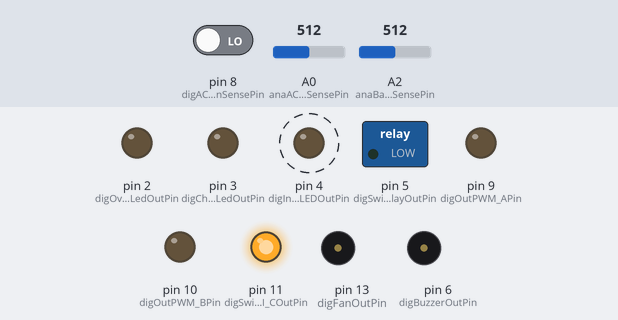
Recording of a sketch running on a simulated Arduino Uno, built with avr-gcc and run on an emulated ATmega328P. Parts: switched loads named in the sketch (green lamp = pin HIGH), output pins drawn as LEDs (lit = HIGH), buzzer (waves = sounding, pin HIGH). Dashed ring = blinking. The inputs (shaded band) are chosen by the test bench; at power-on: A2 (anaBatteryVSensePin) = 512, pin 8 (digACMainSensePin) LOW, A0 (anaAC_FBSensePin) = 512.

Above: at 0.51 s.
Timing chart, 0 to 0.6 s (numbered marks = the images above; inputs shaded):
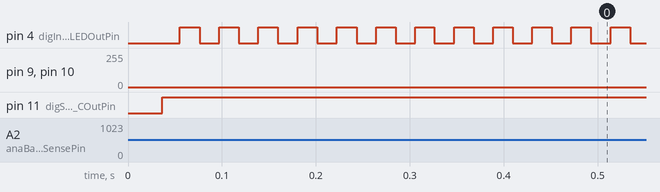

The sketch:

UPS_1.ino
```cpp
 //  SABLOUNG Company
 //  UPS Program
 //  StartDate   : 6 /6/2017
 //  Last Update : 10/6/2017

#include <avr/io.h>
#include <avr/interrupt.h>

volatile enum UPS_Mode {Charging, Inverting, SystemError} UPS_State;

#define SinDiv (200)// Sub divisions of sisusoidal wave.
static int microMHz = 16; // Micro clock frequency
static int freq     = 50; // Sinusoidal frequency
static long int period;   // Period of PWM in clock cycles. (1+Top) ICR1=Top
static long int hperiod;   // Half Period of PWM in clock cycles.

volatile unsigned int LUH[SinDiv];
volatile unsigned int LUL[SinDiv];


const byte digOverloadLedOutPin  =  2; // digital OverloadLed Out pin 28
const byte digChargerLedOutPin   =  3; // digital ChargerLed Out pin 27
const byte digInverterLEDOutPin  =  4; // digital Inverter loop Out pin 19
const byte digSwitchRelayOutPin  =  5;  // Command switch Mains/Battery Relay pin 13
const byte digBuzzerOutPin       =  6; // digital BuzzerOut pin 12
const byte digACMainSensePin     =  8; // digital AC Main Sense pin 14
const byte digOutPWM_APin        =  9; // digital OutPWM_A pin 15
const byte digOutPWM_BPin        =  10; // digital OutPWM_B pin 16
const byte digSwitchI_COutPin    =  11;  // Command switch Inverter/chargert pin 17
const byte digTempINPin          =  12; // digital  pin 18
const byte digFanOutPin          =  13; // digital  pin 19

const byte anaAC_FBSensePin      = A0; // Analog input pin 23 PC0
const byte anaMainsSensePin      = A1; // Analog input pin 24 PC1
const byte anaBatteryVSensePin   = A2; // Analog input pin 25 PC2
const byte anaBatteryISensePin   = A3; // Analog input pin 26 PC3

// variables
volatile unsigned int StartCycle20ms=0;
volatile unsigned int StartCycle01ms=0;

////// Inverter Variables //////////////////////////////////
float VBatLow  = 10.7;
float VBatVeryLow  = 10.5;

uint16_t   FBV = 0;
float Vo = 0.0;
float Vo_1 = 0.0;
float VBat  = 0.01;
float VBat_1= 0.01;
float ei = 0.0;
float ei_1 = 0.0;
  // References
static float Vref=0.9; // corresponds to 220V rms
static float aoRef = 0.50;
  // Limiter
static float aoH = 0.98;
static float aoL = 0.30;
  // PID Controller
static float K  =0.6;
static float Ti =0.06;     //
static float Twindup=0.06; // rule of thumb  sqrt(Ti*Td)
static float Td = 0.002;   //  Ts*N/Td  in [0.2,0.6]  OR Td=Ti/4
static float N=8;          //8 - 20
static float Pterm = 0.0;
static float Iterm = 0.0;
static float Dterm = 0.0;
static float da = 0.0;
static float daL  = 0.0;
static float Ts = 0.02;


///// Charger Variables /////////////////////////////////
volatile unsigned int ch_Power;
volatile unsigned int DCycle;
float BatV  = 0.01;
float VbatToVreg  = 10;
float  VBatMax =12.8;
float  VBatMin =12.6;

unsigned int DCycleMin=4;
unsigned int DCycleMax=40;
int CtrlCounter;
unsigned int int_temp;
double tt;

float temp;
uint16_t VBt;
int MainsOK;
int StateChanged=0;


void setup()
{
   //Serial.begin(9600);
   double temp;
   period = microMHz*1e6/freq/SinDiv;// Period of PWM in clock cycles    TimerTop=period-1
   hperiod = period /2;

   // Generating the look up table of A leg.
   for(int i = 0; i < SinDiv; i++)
   {
     //temp = aoRef*LUSin[i]+hperiod;
     temp = 0.5*aoRef*(period-2)*sin(i*2*M_PI/SinDiv)+0.5*period;
     LUH[i] = (unsigned int)(temp+0.5);       // Round to integer.
   }

   // Register initilisation, see datasheet for more detail.
   TCCR1A = 0b10100010;
   TCCR1B = 0b00011001;
   TIMSK1 = 0b00000001;
   ICR1   = period-1;     // Period for 16MHz crystal

  // sei();             // Enable global interrupts.

   //DDRB = 0b00000110; // Set PB1 and PB2 as outputs.
   pinMode(digOverloadLedOutPin,OUTPUT);
   pinMode(digChargerLedOutPin,OUTPUT);
   pinMode(digInverterLEDOutPin,OUTPUT);
   pinMode(digSwitchRelayOutPin,OUTPUT);
   pinMode(digBuzzerOutPin     ,OUTPUT);
   pinMode(digACMainSensePin   ,INPUT);

   pinMode(digOutPWM_APin      ,OUTPUT);
   pinMode(digOutPWM_BPin      ,OUTPUT);
   pinMode(digSwitchI_COutPin  ,OUTPUT);
   pinMode(digTempINPin        ,INPUT);
   pinMode(digFanOutPin        ,OUTPUT);


   // Hysteris initilisation    // Charging mode
   CtrlCounter=0;
   int_temp=DCycleMax;
   ch_Power = 1;
   DCycle=round(DCycleMax*period/100);

  // Enter the right mode
  MainsOK=digitalRead(digACMainSensePin);
  if (MainsOK==1) {
     UPS_State=Charging;
  }
  else{
    UPS_State=Charging;
  }

  sei();             // Enable global interrupts.
 }
// --------------------- End setup -----------------


void loop()
{
  // State machine switching updater
  if (StartCycle01ms==0) {
    MainsOK=digitalRead(digACMainSensePin);
    VBt= analogRead(anaBatteryVSensePin);
    BatV =  VBt * (5.0 / 1023.0) * VbatToVreg;
    FBV= analogRead (anaAC_FBSensePin);
    Vo = FBV * (5.0 / 1023.0);
    //delay(1);

    StateChanged=0;
    switch (UPS_State) {
      case Inverting:
         if (MainsOK==1) {
            UPS_State=Charging;
            StateChanged=1;
            digitalWrite(digSwitchRelayOutPin,HIGH);
            digitalWrite(digSwitchI_COutPin,LOW);
            CtrlCounter=0;
            int_temp=DCycleMax;
            ch_Power = 1;
            DCycle=round(DCycleMax*period/100);
         }
         else{
           if (VBt<VBatVeryLow) {
             StateChanged=1;
             UPS_State=SystemError;
             tone(digBuzzerOutPin,300);
           }
           else{
             if (VBt<VBatLow){
             tone(digBuzzerOutPin,100);
             }
           }
         }
         break;
      case Charging:
        if (MainsOK==0) {
          UPS_State=Inverting;
          StateChanged=1;
          digitalWrite(digSwitchRelayOutPin,LOW);
          digitalWrite(digSwitchI_COutPin,HIGH);
        }
        break;
    }
  }

  // Synchro with first half sine wave of inverter
  if (StartCycle20ms==1)
  {
    StartCycle20ms=0;
    /// Charging, Inverting, SystemErro
    switch (UPS_State) {
    case Inverting:
       FBV= analogRead (anaAC_FBSensePin);
       Vo = FBV * (5.0 / 1023.0);
       ei = Vref-Vo;
       //PID Controller
       Pterm=K*ei;
       Dterm=(Td/(Td+N*Ts))*Dterm-(K*Td*N/(Td+N*Ts))*(Vo-Vo_1);
       Vo_1 =Vo;
       da=Pterm+Iterm+Dterm;
       //Limiter of control error
       daL=da;
       if (da>=0){
         if (da>(aoH-aoRef)){
           daL=aoH-aoRef;
         }
       } else {
         if (abs(da)>(aoRef-aoL)){
           daL=-(aoRef-aoL);
         }
       }
       Iterm=Iterm+(K*Ts/Ti)*ei+(Ts/Twindup)*(daL-da);
       for(int i = 0; i < SinDiv; i++) {
         temp = 0.5*(aoRef+daL)*(period-2)*sin(i*2*M_PI/SinDiv)+0.5*period;
         LUL[i] = (unsigned int)(temp);       // Round to integer.
       }
       for(int i = 0; i < SinDiv; i++) {
         LUH[i] = LUL[i];
       }
       break;
    case Charging:
       VBt= analogRead(anaBatteryVSensePin);
       BatV =  VBt * (5.0 / 1023.0) * VbatToVreg;
       // Soft start-up
       if (CtrlCounter>=0) {
         tt=(0.00001+DCycleMin+CtrlCounter*(int_temp -DCycleMin)/1000);
         DCycleMax=(unsigned int)(tt+0.5);
         CtrlCounter=CtrlCounter+1;
         if (CtrlCounter>=1000) { // 5 sec interval
         CtrlCounter=-1;
         DCycleMax=int_temp;
         }
       }
       // Hysterisis control of charging
       if ( (ch_Power == 1) && (BatV > VBatMax) ) {
         ch_Power=0;
       }
       else if ( (ch_Power == 0) && (BatV < VBatMin) ) {
         ch_Power=1;
       }
       if  (ch_Power == 1) {
        tt=0.00001+DCycleMax*period/100;
        DCycle=(unsigned int)(tt+0.5);
       }
       else { // (ch_Power == 0)
         tt=0.00001+DCycleMin*period/100;
         DCycle=(unsigned int)(tt+0.5);
       }
       break;
    case SystemError:
       tone(digFanOutPin,400);
       break;
    }// End of switch
  }
}
// --------------------- End loop -----------------

ISR(TIMER1_OVF_vect){
   static unsigned int num;
   static char trig;

   switch (UPS_State) {
   case Inverting:
     OCR1A = LUH[num];
     OCR1B = LUH[SinDiv-1-num];
     break;
   case Charging:
     OCR1A = DCycle;
     OCR1B = DCycle;
     break;
   case SystemError:
     OCR1A = 0;
     OCR1B = 0;
     break;
   }
   StartCycle01ms=num % 10;
   if(++num >= SinDiv)
   {
      num = 0;       // Reset num.
      StartCycle20ms=1;
      trig = trig^0b00000001;
      if (UPS_State==Inverting){
        digitalWrite(digInverterLEDOutPin,trig);
        digitalWrite(digChargerLedOutPin,0);
      }
      if (UPS_State==Charging){
        digitalWrite(digChargerLedOutPin,trig);
        digitalWrite(digInverterLEDOutPin,0);
      }
   }
}
//--- end of Timer1 interrupt


// End of program End of program End of program


 //if (Yk <10.5) // Stop Inverting an Alarm that
  //{
  //  cli();
  //  OCR1A = 0;
  //  OCR1B = 0;
  //  TCCR1A = 0b00000000;
  //  TCCR1B = 0b00000001;
  //  digitalWrite(13,LOW);
  //}
  //else if (Yk<10.7)
  //{
    // Buzzer
 //}

/* Examples
 pin 12 Buzzer  AINO
 pin 28 SCL Micro is working


 if VBat <10.7 then buzzer
 if VBat <10.5 Stop Inverting an Alarm that
 if VBat >14.6 Stop Charging an Alarm that !!!!


  uint16_t value = analogRead(ANALOG_INPUT);
*/


//  ---------- Atmega328p  Pin description   -------------
//1   PC6 Reset
//2   PD0 D0 - Rxd
//3   PD1 D1 - Txd
//4   PD2 D2 -
//5   PD3 D3 -
//6   PD4 D4 -
//7   VCC
//8   GND
//9   PB6  Crystal
//10  PB7  Crystal
//11  PD5 D5 -
//12  PD6 D6 - OUT Buzzer
//13  PD7 D7 - OUT Mains/Battery Switch relay
//14  PB0 D8 - IN  Digital AC Main sense

//15  PB1 D9 - OUT  PB1  pwm A
//16  PB2 D10- OUT  PB2  pwm B
//17  PB3 D11- OUT Command switch Inverter/charger
//18  PB4 D12- OUT Fan Out
//19  PB5 D13- OUT Inverter LED On
//20  AVCC
//21  AREF
//22  GND
//23  PC0 A0 - IN  AC Voltage Sense 220
//24  PC1 A1 - IN  Temreture sense
//25  PC2 A2 - IN  Battery Voltage Sense
//26  PC3 A3 - IN  Battery Current Sense
//27  PC4 A4 - OUT ChargerON Led OR LCD SDA
//28  PC5 A5 - OUT Overload Led  OR LCD SCL
```

Measured:
- by itself, pin 4 (digInverterLEDOutPin): alternates HIGH for 0.02 s and LOW for 0.02 s
